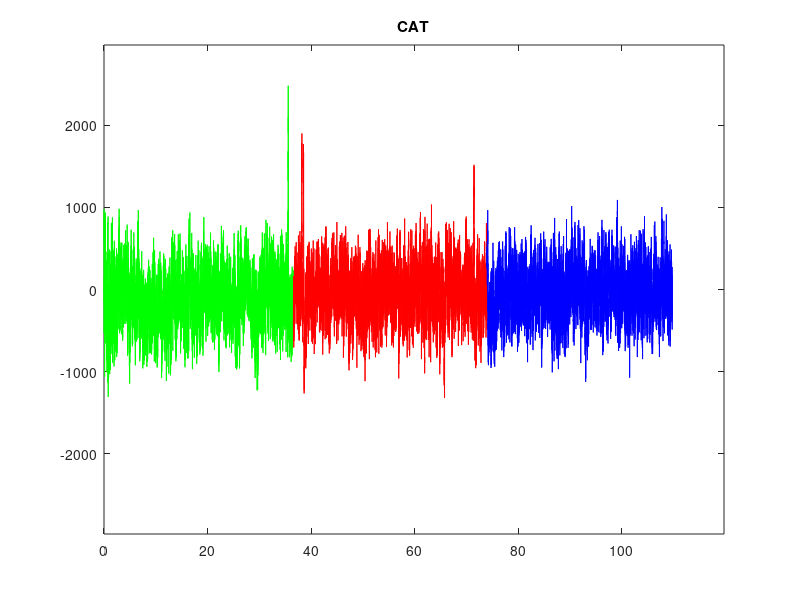
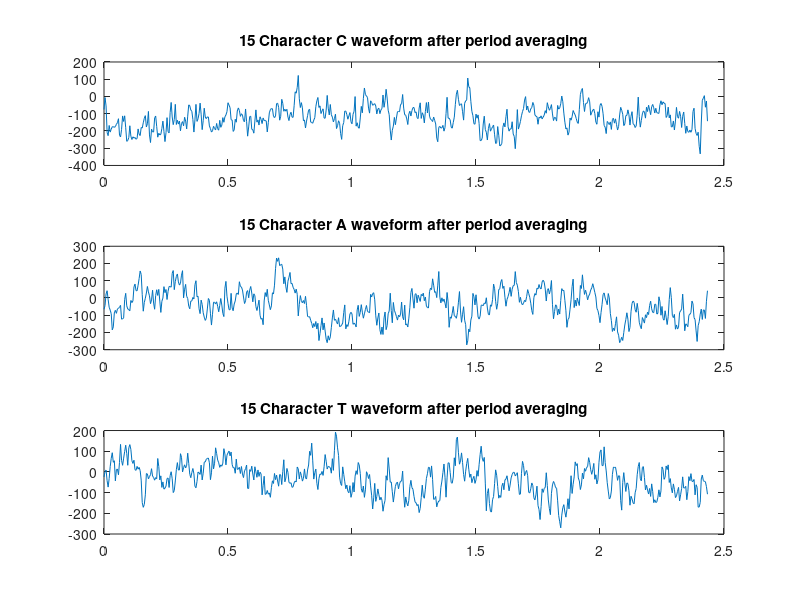

The MATLAB script that drew these images, in order: (Note: this script raises an error after producing the figures.)
clc
clear all
close all
%% Import the signal
load('AAS010R01.mat');
y=sum(signal,2)/64;
t=(0:length(y)-1)/240;
fs=1/(t(2)-t(1));

%% Draw the unprocessed three-letter signal
figure(1)
plot(t(1:8776),y(1:8776),'g')
hold on
plot(t(8776:17752),y(8776:17752),'r')
hold on
plot(t(17753:26328),y(17753:26328),'b')
title('CAT')
axis([t(1) t(end)+10 -1.2*max(y) 1.2*max(y)]);
%%   Take out the corresponding signal of each letter for periodic average
a=1:585;b=8777:9361;c=17553:18137;
z_1=y(a);z_2=y(b);z_3=y(c);
s_1=z_1;s_2=z_2;s_3=z_3;
for k=1:14
    a=a+585;b=b+585;c=c+585;
    z_1=y(a);z_2=y(b);z_3=y(c);
    s_1=s_1+z_1;s_2=s_2+z_2;s_3=s_3+z_3;
end
s_1=s_1/15;s_2=s_2/15;s_3=s_3/15;
v=(0:584)/240;
figure(2)
subplot(3,1,1)
plot(v,s_1)
title('15 Character C waveform after period averaging')
subplot(3,1,2)
plot(v,s_2)
title('15 Character A waveform after period averaging')
subplot(3,1,3)
plot(v,s_3)
title('15 Character T waveform after period averaging')

%% Low-pass filtering is performed on the signal after averaging (brain signal is generally below 5Hz)
d_1=lowp(s_1,8,10,0.1,30,fs);
d_2=lowp(s_2,8,10,0.1,30,fs);
d_3=lowp(s_3,8,10,0.1,30,fs);

figure(3)
subplot(3,1,1)
plot(v,d_1)
title('Character C waveform after low pass filtering')
subplot(3,1,2)
plot(v,d_2)
title('Character A waveform after low pass filtering')
subplot(3,1,3)
plot(v,d_3)
title('Character T waveform after low pass filtering')

